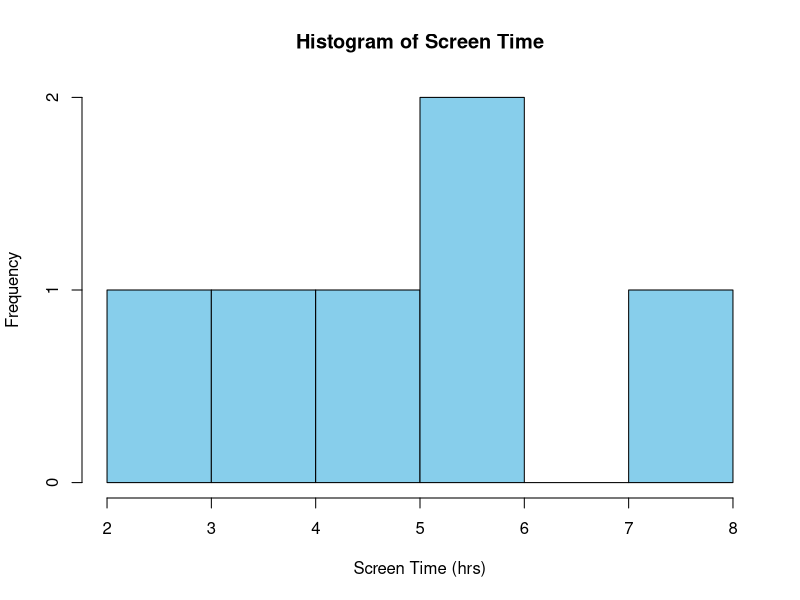
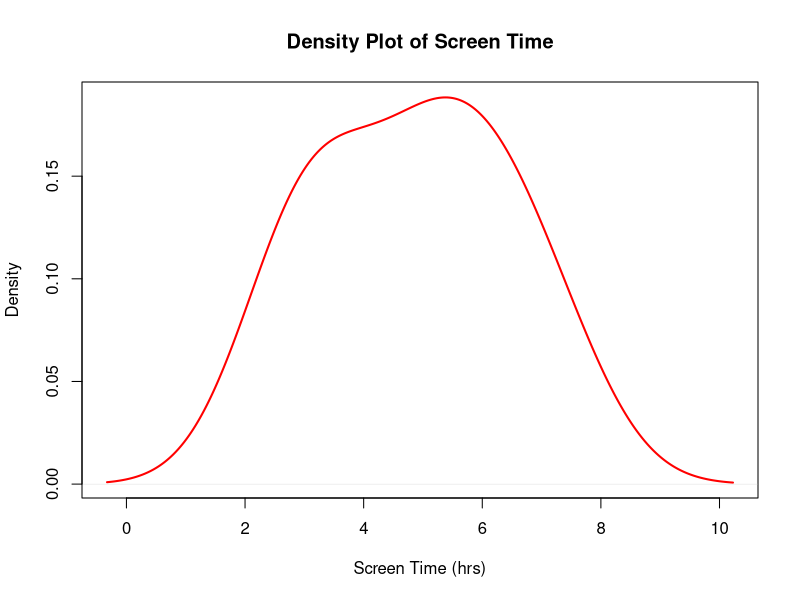
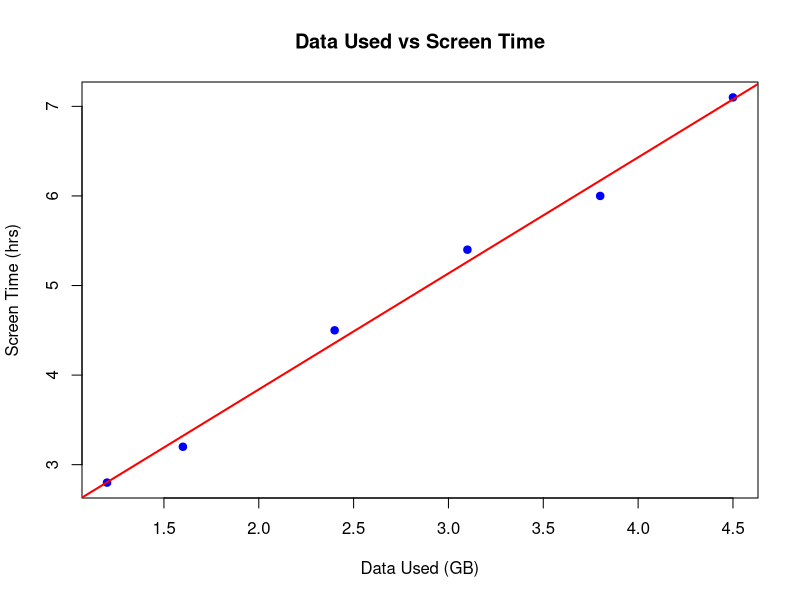
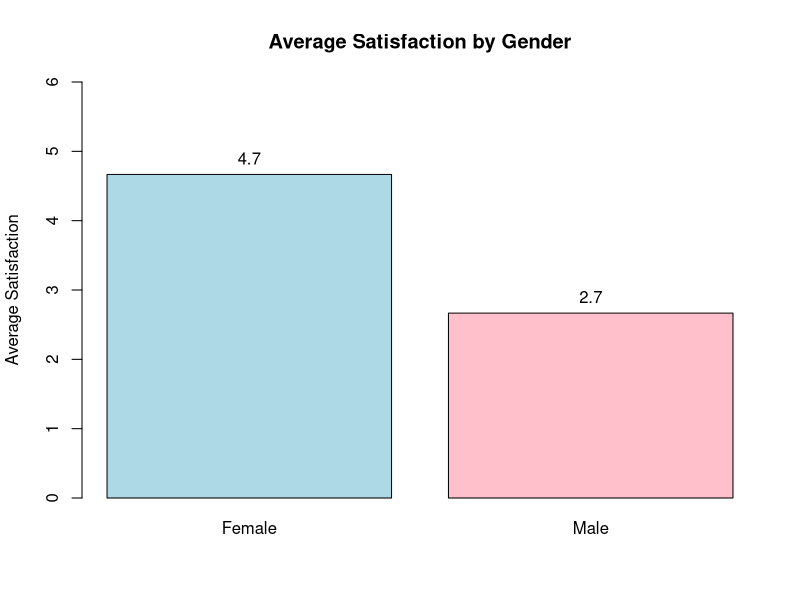

These charts were generated, in order, by the following R code:
setwd("E:/Development/College/Data-Handling-and-Visualization/Experiments/Exp-19-Mobile-App-Usage-Analysis")

data <- read.csv("Mobile_App_Usage.csv")

# Convert Date
data$Usage_Date <- as.Date(data$Usage_Date)

# ----------------------------
# Q1 Histogram
# ----------------------------
hist(data$Screen_Time,
     col="skyblue",
     main="Histogram of Screen Time",
     xlab="Screen Time (hrs)")

# Density Plot
plot(density(data$Screen_Time),
     col="red",
     lwd=2,
     main="Density Plot of Screen Time",
     xlab="Screen Time (hrs)")

# ----------------------------
# Q2 Scatter Plot
# ----------------------------
plot(data$Data_Used,
     data$Screen_Time,
     pch=19,
     col="blue",
     xlab="Data Used (GB)",
     ylab="Screen Time (hrs)",
     main="Data Used vs Screen Time")

abline(lm(Screen_Time ~ Data_Used, data=data),
       col="red",
       lwd=2)

cor(data$Data_Used,
    data$Screen_Time)

# ----------------------------
# Q3 Average Satisfaction
# ----------------------------
avg_sat <- aggregate(Satisfaction ~ Gender,
                     data,
                     mean)

bp <- barplot(avg_sat$Satisfaction,
              names.arg=avg_sat$Gender,
              col=c("lightblue","pink"),
              ylim=c(0,6),
              main="Average Satisfaction by Gender",
              ylab="Average Satisfaction")

text(bp,
     avg_sat$Satisfaction,
     labels=round(avg_sat$Satisfaction,1),
     pos=3)

print(data)
